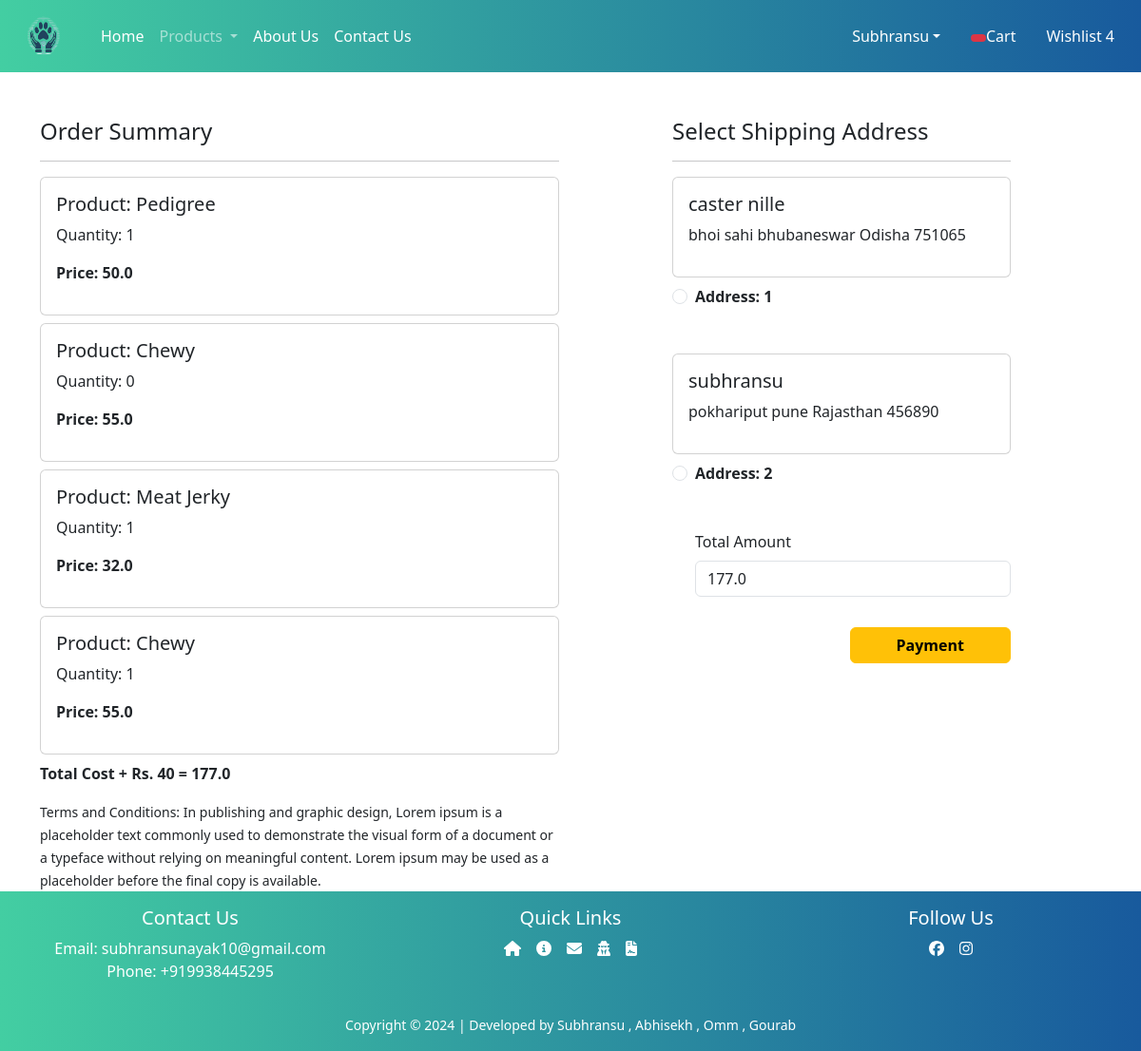
Screenshot of /checkout/ (signed in) with the database file from the repository.
### app/models.py (models this page shows, shortened)
class Cart(models.Model):
    user = models.ForeignKey(User,on_delete=models.CASCADE)
    product = models.ForeignKey(Product,on_delete=models.CASCADE)
    quantity = models.PositiveIntegerField(default=1)

class Product(models.Model):
    title = models.CharField(max_length=100)
    selling_price = models.FloatField()
    discounted_price=models.FloatField()
    description=models.TextField()
    composition=models.TextField(default='')
    prodapp = models.TextField(default='')
    category=models.CharField(choices=CATEGORY_CHOICES , max_length=2)
    product_image = models.ImageField(upload_to='product')

class Customer (models.Model):
    user= models.ForeignKey(User, on_delete=models.CASCADE)
    name=models.CharField(max_length=200)
    locality=models.CharField(max_length=200)
    city=models.CharField(max_length=50)
    mobile=models.IntegerField(default=0)
    zipcode=models.IntegerField()
    state= models.CharField(choices=STATE_CHOICES,max_length=100)

### app/views.py (the view, shortened to what this page needs)
# urls.py: path( 'checkout/' ,views.Checkout.as_view(), name='checkout' ) ,
class Checkout(View):
    def get(self, request):
        totalitem=0
        if request.user.is_authenticated:
            totalitem=len(Cart.objects.filter(user=request.user))
        user = request.user
        add = Customer.objects.filter(user=user)
        cart_items = Cart.objects.filter(user=user)
        famount = 0
        for p in cart_items:
            value = p.quantity * p.product.discounted_price
            famount += value
        totalamount = famount + 40
        razoramount = int(totalamount * 100)
        client = razorpay.Client(auth=(settings.RAZOR_KEY_ID, settings.RAZOR_KEY_SECRET))
        data = {"amount": razoramount, "currency": "INR", "receipt": "order_rcptid_12"}
        payment_response = client.order.create(data=data)
        order_id = payment_response['id']
        order_status = payment_response['status']
        context = {
            'add': add,
            'cart_items': cart_items,
            'totalamount': totalamount,
            'razoramount': razoramount,
            'order_id': order_id
        }
        return render(request, 'app/checkout.html', context)

### app/templates/app/checkout.html (shortened to what this page needs)
{% extends "app/base.html" %}
{% load static %}
{% block main-content %}
<div class="container">
    <div class="row mt-5">
        <div class="col-sm-6">
            <h4>Order Summary</h4>
            <hr>
            {% for item in cart_items %}
                <div class="card mb-2">
                    <div class="card-body">
                        <h5>Product: {{ item.product.title }}</h5>
                        <p>Quantity: {{ item.quantity }}</p>
                        <p class="fw-bold">Price: {{ item.product.discounted_price }}</p>
                    </div>
                </div>
            {% endfor %}
            <p class="fw-bold">Total Cost + Rs. 40 = {{ totalamount }}</p>
            <small>Terms and Conditions: In publishing and graphic design, Lorem ipsum is a placeholder text commonly used to demonstrate the visual form of a document or a typeface without relying on meaningful content. Lorem ipsum may be used as a placeholder before the final copy is available.</small>
        </div>
        <div class="col-sm-4 offset-sm-1">
            <h4>Select Shipping Address</h4>
            <hr>
            <form method="post" id="myform">
                {% for ad in add %}
                    <div class="card">
                        <div class="card-body">
                            <h5>{{ ad.name }}</h5>
                            <p>{{ ad.locality }} {{ ad.city }} {{ ad.state }} {{ ad.zipcode }}</p>
                        </div>
                    </div>
                    <div class="form-check mt-2 mb-5">
                        <input class="form-check-input" type="radio" name="custid" id="custadd{{ forloop.counter }}" value="{{ ad.id }}">
                        <label class="form-check-label fw-bold" for="custadd{{ forloop.counter }}">
                            Address: {{ forloop.counter }}
                        </label>
                    </div>
                {% endfor %}
                <div class="form-check mb-3">
                    <label for="totamount" class="form-label">Total Amount</label>
                    <input type="number" class="form-control" name="totamount" value="{{ totalamount }}" readonly>
                </div>
                <div class="text-end">
                    <button id="rzp-button1" type="button" class="btn btn-warning mt-3 px-5 fw-bold">Payment</button>
                </div>
            </form>
        </div>
    </div>
</div>
{% endblock main-content %}

### rows the page displays
Cart: product "Pedigree", quantity "1", product.discounted_price "50.0"
Cart: product "Chewy", quantity "0", product.discounted_price "55.0"
Cart: product "Meat Jerky", quantity "1", product.discounted_price "32.0"
Cart: product "Chewy", quantity "1", product.discounted_price "55.0"
Customer: name "caster nille", locality "bhoi sahi", city "bhubaneswar", state "Odisha", zipcode "751065"
Customer: name "subhransu", locality "pokhariput", city "pune", state "Rajasthan", zipcode "456890"

### other values shown
{{ totalamount }} "177.0"
